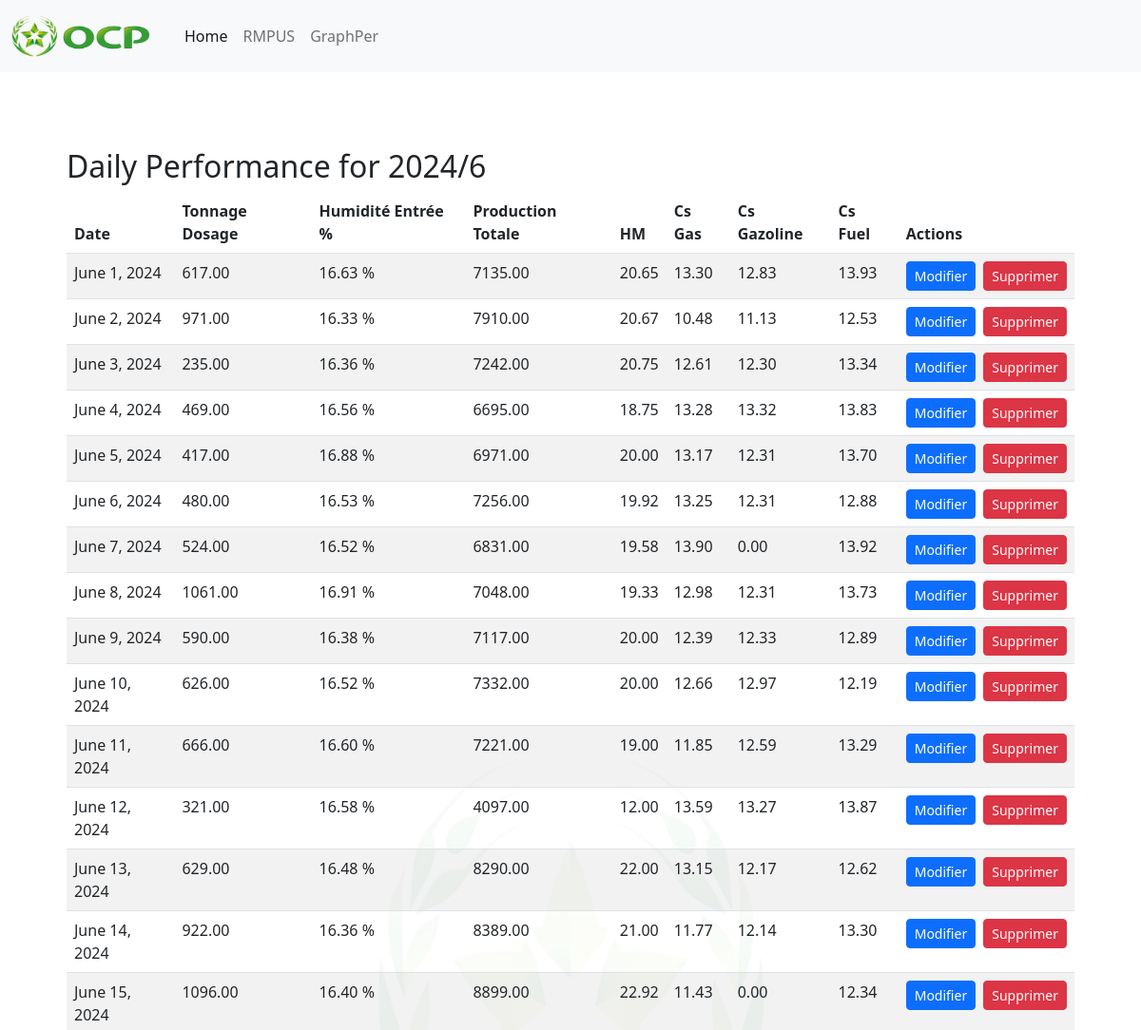
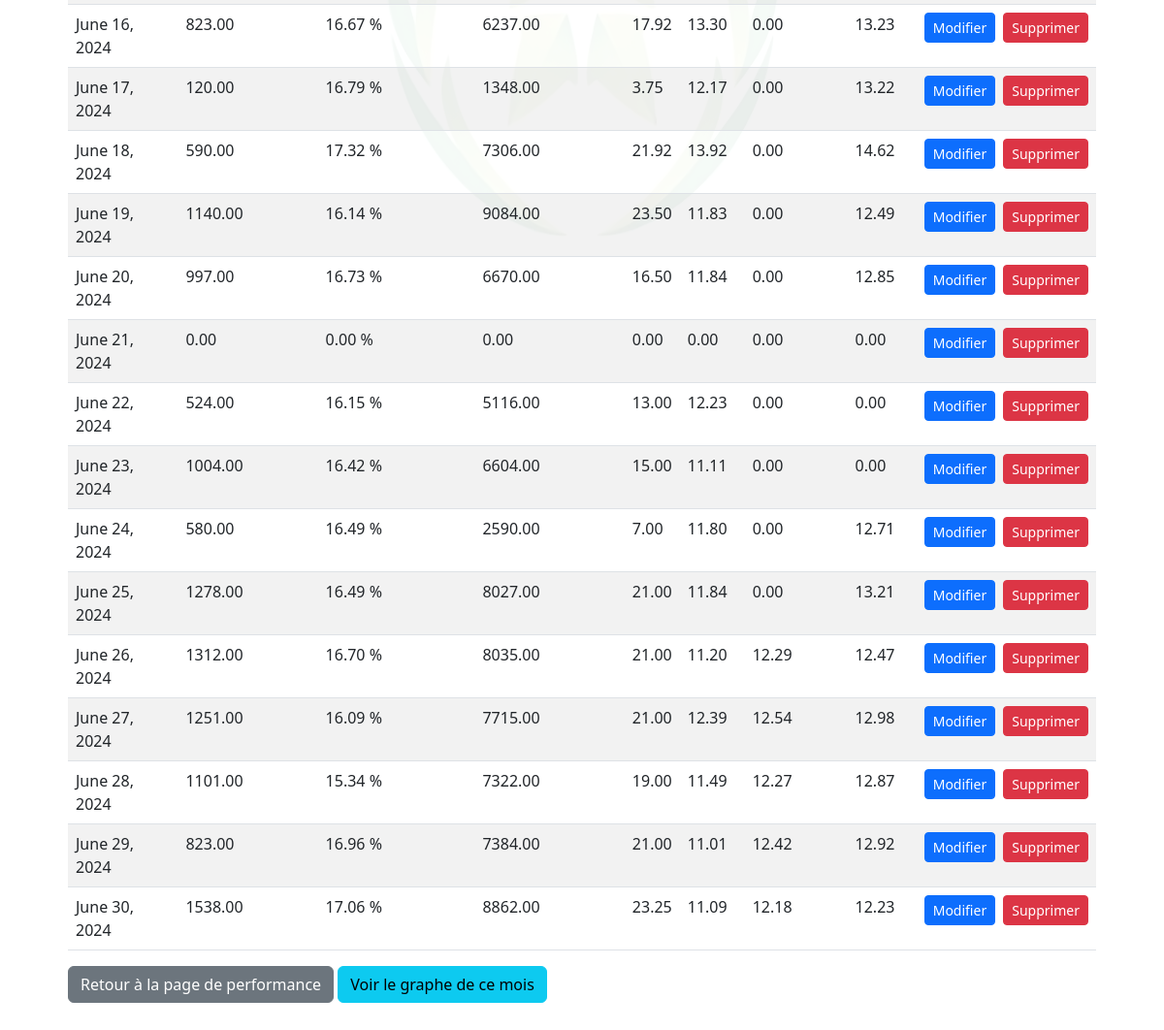
Page /performance/2024/6/ on the committed database (2 pictures, top to bottom).
### myapp/models.py (models this page shows, shortened)
class Performance(models.Model):
    date = models.DateField(null=True, blank=True)
    Tonnage_dosage = models.DecimalField(max_digits=10, decimal_places=2, null=True, blank=True)
    Humidite_entree = models.DecimalField(max_digits=10, decimal_places=2, null=True, blank=True)
    Production_totale = models.DecimalField(max_digits=10, decimal_places=2, null=True, blank=True)
    HM = models.DecimalField(max_digits=10, decimal_places=2, null=True, blank=True)
    Cs_Gas = models.DecimalField(max_digits=10, decimal_places=2, null=True, blank=True)
    Cs_gazoline = models.DecimalField(max_digits=10, decimal_places=2, null=True, blank=True)
    Cs_Fuel = models.DecimalField(max_digits=10, decimal_places=2, null=True, blank=True)

### myapp/views.py (the view, shortened to what this page needs)
# urls.py: path('performance/<int:year>/<int:month>/', views.performance_daily, name='performance_daily'),
def performance_daily(request, year, month):
    performances = Performance.objects.filter(date__year=year, date__month=month).order_by('date')
    return render(request, 'performance_daily.html', {
        'performances': performances,
        'year': year,
        'month': month
    })

### myapp/templates/performance_daily.html (shortened to what this page needs)
{% extends "base.html" %}
{% block content %}
<div class="container">
    <h2>Daily Performance for {{ year }}/{{ month }}</h2>
    <table class="table table-striped">
        <thead>
            <tr>
                <th>Date</th>
                <th>Tonnage Dosage</th>
                <th>Humidité Entrée %</th>
                <th>Production Totale</th>
                <th>HM</th>
                <th>Cs Gas</th>
                <th>Cs Gazoline</th>
                <th>Cs Fuel</th>
                <th>Actions</th>
            </tr>
        </thead>
        <tbody>
            {% for performance in performances %}
                <tr>
                    <td>{{ performance.date }}</td>
                    <td>{{ performance.Tonnage_dosage }}</td>
                    <td>{{ performance.Humidite_entree }} %</td>
                    <td>{{ performance.Production_totale }}</td>
                    <td>{{ performance.HM }}</td>
                    <td>{{ performance.Cs_Gas }}</td>
                    <td>{{ performance.Cs_gazoline }}</td>
                    <td>{{ performance.Cs_Fuel }}</td>
                    <td>
                        <div class="d-flex">
                            <a href="{% url 'edit_performance' year=year month=month performance_id=performance.id %}" class="btn btn-sm btn-primary me-2">Modifier</a>
                            <form method="POST" action="{% url 'delete_performance' year=year month=month performance_id=performance.id %}" onsubmit="return confirmDelete();">
                                <button type="submit" class="btn btn-sm btn-danger">Supprimer</button>
                            </form>
                        </div>
                    </td>
                </tr>
            {% endfor %}
        </tbody>
    </table>
    <div class="mt-3">
        <a href="{% url 'performance' %}" class="btn btn-secondary">Retour à la page de performance</a>
        <a href="{% url 'graph_performance' %}?year={{ year }}&month={{ month }}" class="btn btn-info">Voir le graphe de ce mois</a>
    </div>
</div>
{% endblock %}

### rows in the picture
Performance: date "June 1, 2024", Tonnage_dosage "617.00", Humidite_entree "16.63", Production_totale "7135.00", HM "20.65", Cs_Gas "13.30", Cs_gazoline "12.83", Cs_Fuel "13.93"
Performance: date "June 2, 2024", Tonnage_dosage "971.00", Humidite_entree "16.33", Production_totale "7910.00", HM "20.67", Cs_Gas "10.48", Cs_gazoline "11.13", Cs_Fuel "12.53"
Performance: date "June 3, 2024", Tonnage_dosage "235.00", Humidite_entree "16.36", Production_totale "7242.00", HM "20.75", Cs_Gas "12.61", Cs_gazoline "12.30", Cs_Fuel "13.34"
Performance: date "June 4, 2024", Tonnage_dosage "469.00", Humidite_entree "16.56", Production_totale "6695.00", HM "18.75", Cs_Gas "13.28", Cs_gazoline "13.32", Cs_Fuel "13.83"
Performance: date "June 5, 2024", Tonnage_dosage "417.00", Humidite_entree "16.88", Production_totale "6971.00", HM "20.00", Cs_Gas "13.17", Cs_gazoline "12.31", Cs_Fuel "13.70"
Performance: date "June 6, 2024", Tonnage_dosage "480.00", Humidite_entree "16.53", Production_totale "7256.00", HM "19.92", Cs_Gas "13.25", Cs_gazoline "12.31", Cs_Fuel "12.88"
Performance: date "June 7, 2024", Tonnage_dosage "524.00", Humidite_entree "16.52", Production_totale "6831.00", HM "19.58", Cs_Gas "13.90", Cs_gazoline "0.00", Cs_Fuel "13.92"
Performance: date "June 8, 2024", Tonnage_dosage "1061.00", Humidite_entree "16.91", Production_totale "7048.00", HM "19.33", Cs_Gas "12.98", Cs_gazoline "12.31", Cs_Fuel "13.73"
Performance: date "June 9, 2024", Tonnage_dosage "590.00", Humidite_entree "16.38", Production_totale "7117.00", HM "20.00", Cs_Gas "12.39", Cs_gazoline "12.33", Cs_Fuel "12.89"
Performance: date "June 10, 2024", Tonnage_dosage "626.00", Humidite_entree "16.52", Production_totale "7332.00", HM "20.00", Cs_Gas "12.66", Cs_gazoline "12.97", Cs_Fuel "12.19"
Performance: date "June 11, 2024", Tonnage_dosage "666.00", Humidite_entree "16.60", Production_totale "7221.00", HM "19.00", Cs_Gas "11.85", Cs_gazoline "12.59", Cs_Fuel "13.29"
Performance: date "June 12, 2024", Tonnage_dosage "321.00", Humidite_entree "16.58", Production_totale "4097.00", HM "12.00", Cs_Gas "13.59", Cs_gazoline "13.27", Cs_Fuel "13.87"
Performance: date "June 13, 2024", Tonnage_dosage "629.00", Humidite_entree "16.48", Production_totale "8290.00", HM "22.00", Cs_Gas "13.15", Cs_gazoline "12.17", Cs_Fuel "12.62"
Performance: date "June 14, 2024", Tonnage_dosage "922.00", Humidite_entree "16.36", Production_totale "8389.00", HM "21.00", Cs_Gas "11.77", Cs_gazoline "12.14", Cs_Fuel "13.30"
Performance: date "June 15, 2024", Tonnage_dosage "1096.00", Humidite_entree "16.40", Production_totale "8899.00", HM "22.92", Cs_Gas "11.43", Cs_gazoline "0.00", Cs_Fuel "12.34"
Performance: date "June 16, 2024", Tonnage_dosage "823.00", Humidite_entree "16.67", Production_totale "6237.00", HM "17.92", Cs_Gas "13.30", Cs_gazoline "0.00", Cs_Fuel "13.23"
Performance: date "June 17, 2024", Tonnage_dosage "120.00", Humidite_entree "16.79", Production_totale "1348.00", HM "3.75", Cs_Gas "12.17", Cs_gazoline "0.00", Cs_Fuel "13.22"
Performance: date "June 18, 2024", Tonnage_dosage "590.00", Humidite_entree "17.32", Production_totale "7306.00", HM "21.92", Cs_Gas "13.92", Cs_gazoline "0.00", Cs_Fuel "14.62"
Performance: date "June 19, 2024", Tonnage_dosage "1140.00", Humidite_entree "16.14", Production_totale "9084.00", HM "23.50", Cs_Gas "11.83", Cs_gazoline "0.00", Cs_Fuel "12.49"
Performance: date "June 20, 2024", Tonnage_dosage "997.00", Humidite_entree "16.73", Production_totale "6670.00", HM "16.50", Cs_Gas "11.84", Cs_gazoline "0.00", Cs_Fuel "12.85"
Performance: date "June 21, 2024", Tonnage_dosage "0.00", Humidite_entree "0.00", Production_totale "0.00", HM "0.00", Cs_Gas "0.00", Cs_gazoline "0.00", Cs_Fuel "0.00"
Performance: date "June 22, 2024", Tonnage_dosage "524.00", Humidite_entree "16.15", Production_totale "5116.00", HM "13.00", Cs_Gas "12.23", Cs_gazoline "0.00", Cs_Fuel "0.00"
Performance: date "June 23, 2024", Tonnage_dosage "1004.00", Humidite_entree "16.42", Production_totale "6604.00", HM "15.00", Cs_Gas "11.11", Cs_gazoline "0.00", Cs_Fuel "0.00"
Performance: date "June 24, 2024", Tonnage_dosage "580.00", Humidite_entree "16.49", Production_totale "2590.00", HM "7.00", Cs_Gas "11.80", Cs_gazoline "0.00", Cs_Fuel "12.71"
Performance: date "June 25, 2024", Tonnage_dosage "1278.00", Humidite_entree "16.49", Production_totale "8027.00", HM "21.00", Cs_Gas "11.84", Cs_gazoline "0.00", Cs_Fuel "13.21"
Performance: date "June 26, 2024", Tonnage_dosage "1312.00", Humidite_entree "16.70", Production_totale "8035.00", HM "21.00", Cs_Gas "11.20", Cs_gazoline "12.29", Cs_Fuel "12.47"
Performance: date "June 27, 2024", Tonnage_dosage "1251.00", Humidite_entree "16.09", Production_totale "7715.00", HM "21.00", Cs_Gas "12.39", Cs_gazoline "12.54", Cs_Fuel "12.98"
Performance: date "June 28, 2024", Tonnage_dosage "1101.00", Humidite_entree "15.34", Production_totale "7322.00", HM "19.00", Cs_Gas "11.49", Cs_gazoline "12.27", Cs_Fuel "12.87"
Performance: date "June 29, 2024", Tonnage_dosage "823.00", Humidite_entree "16.96", Production_totale "7384.00", HM "21.00", Cs_Gas "11.01", Cs_gazoline "12.42", Cs_Fuel "12.92"
Performance: date "June 30, 2024", Tonnage_dosage "1538.00", Humidite_entree "17.06", Production_totale "8862.00", HM "23.25", Cs_Gas "11.09", Cs_gazoline "12.18", Cs_Fuel "12.23"

### other values in the picture
{{ year }} "2024"
{{ month }} "6"
